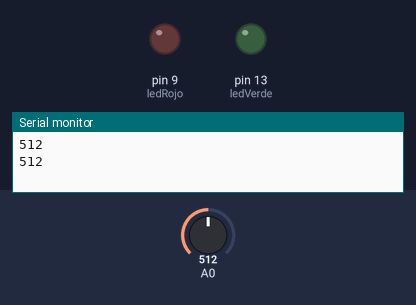
This sketch was run on a simulated Arduino Uno, built with avr-gcc and run on an emulated ATmega328P. Shown: output pins drawn as LEDs (lit = HIGH), the last lines printed to the serial monitor. Inputs (shaded band) come from the test bench; at power-on: A0 = 512.

Above: at 1.2 s.
1.3 s: A0 set to 317
2.8 s: A0 set to 288
At 4.0 s:
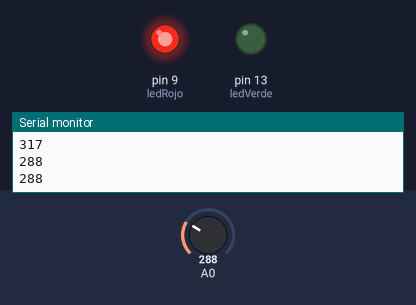
4.5 s: A0 set to 887
6.0 s: A0 set to 914
At 6.3 s:
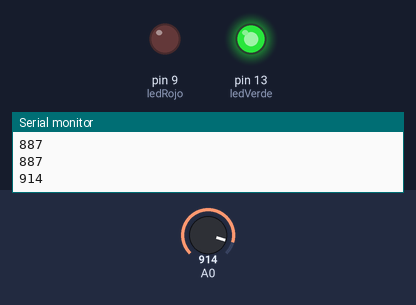
7.5 s: A0 set to 290
At 8.6 s:
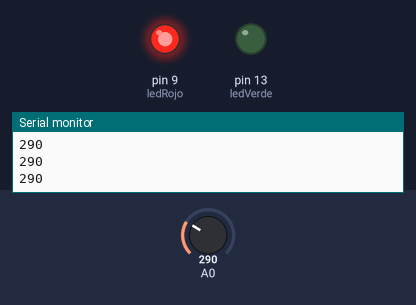
9.0 s: A0 set to 910
At 9.7 s:
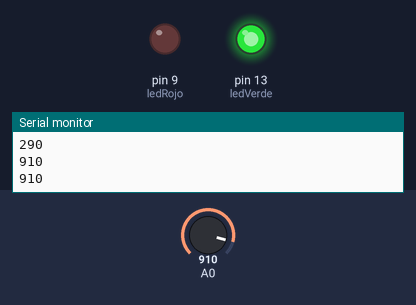
Timing chart, 0 to 11.5 s (numbered marks = the images above; inputs shaded):
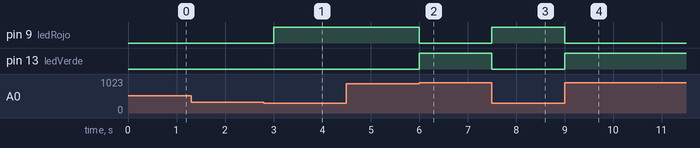

Measured:
- the behaviour switches between 300 and 299 on A0 (found by bisection; images 0 and 1)
- the behaviour switches between 900 and 901 on A0 (found by bisection; images 1 and 2)
- after the input at 2.8 s, pin 9 (ledRojo): LOW → HIGH after 0.20 s
- after the input at 6.0 s, pin 9 (ledRojo): HIGH → LOW at once; pin 13 (ledVerde): LOW → HIGH at once
- after the input at 7.5 s, pin 9 (ledRojo): LOW → HIGH at once; pin 13 (ledVerde): HIGH → LOW at once
- after the input at 9.0 s, pin 9 (ledRojo): HIGH → LOW at once; pin 13 (ledVerde): LOW → HIGH at once

The sketch:

ldrYLeds.ino
```cpp
// (licence header left out)
#include "TimerOne.h"  // TIMER1 interrupt


byte ledVerde = 13;
byte ledRojo = 9;
boolean tiempo=false;

void setup()
{
pinMode(9,OUTPUT);
pinMode(13,OUTPUT);
Serial.begin(9600);
Timer1.attachInterrupt( trigger);  // enlaza la subrutina trigger a la interrupcion del pin digital 2.
Timer1.initialize(500000);    //Timer1 configurado a 0.5 segundo.
}


void loop()
{
int sensorValue = analogRead(A0);

if(tiempo==true)
  {
  if (sensorValue>900)
    {
    digitalWrite(ledVerde,HIGH);
    digitalWrite(ledRojo,LOW);
    }
  if (sensorValue<300)
    {
    digitalWrite(ledRojo,HIGH);
    digitalWrite(ledVerde,LOW);
    }

  Serial.println(sensorValue);
  tiempo=false;

}

}

void trigger(){
tiempo=true;
}
```
